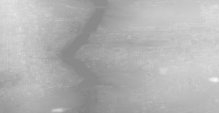
#> input picture data/donetskTopography.tif, 219 x 113 px, found by its file name
$ python tif_to_raw.py
#> lines starting #> are read from the running program, lines starting #| are printed output that depends on the picture
import math
import numpy as np
from PIL import Image

SRC = "/Users/andrewfalcon/Desktop/dnHacks/data/donetskTopography.tif"
DST = "/Users/andrewfalcon/Desktop/dnHacks/data/donetskTopography.raw"
RES = 257  # Unity heightmap resolution (2^n + 1)

img = Image.open(SRC)
#> img is the input picture: PIL image 219x113 F; min 129.5, max 248, mean 179.5
arr = np.array(img, dtype=np.float32)
print(f"source: {arr.shape[1]}x{arr.shape[0]} px, dtype float32")
#| source: 219x113 px, dtype float32

# Guard against nodata sentinels (e.g. -9999 / -3.4e38) before normalizing
valid = arr > -1000
#> valid: shape (113, 219) bool; every value is 1
if not valid.all():
    n_bad = int((~valid).sum())
    fill = arr[valid].min()
    print(f"masked {n_bad} nodata px, filled with min elevation {fill:.1f}")
    arr[~valid] = fill

lo, hi = float(arr.min()), float(arr.max())
#> lo = 129.5; hi = 248
print(f"elevation range: {lo:.1f} to {hi:.1f} m (relief {hi - lo:.1f} m)")
#| elevation range: 129.5 to 248.0 m (relief 118.6 m)

# Resample to square 2^n+1 for Unity
sq = np.array(Image.fromarray(arr).resize((RES, RES), Image.BICUBIC), dtype=np.float32)
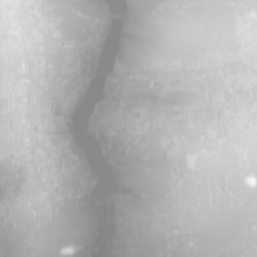
#> sq: shape (257, 257) float32; min 129.1, max 248, mean 179.5
sq = np.clip(sq, lo, hi)

# Normalize to full 16-bit range and flip so north stays north in Unity
u16 = np.round((sq - lo) / (hi - lo) * 65535.0).astype("<u2")
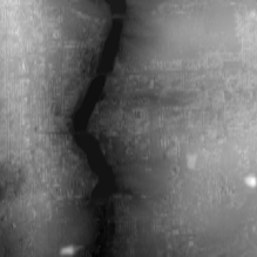
#> u16: shape (257, 257) uint16; min 0, max 65510, mean 27659.2; drawn with min black and max white
u16 = np.flipud(u16)
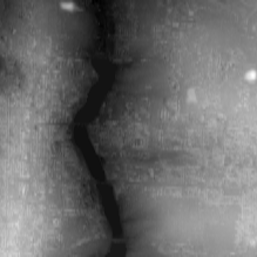
#> u16: shape (257, 257) uint16; min 0, max 65510, mean 27659.2; drawn with min black and max white
u16.tofile(DST)
print(f"wrote {DST}: {RES}x{RES}, 16-bit little-endian ({u16.nbytes} bytes)")
#| wrote /Users/andrewfalcon/Desktop/dnHacks/data/donetskTopography.raw: 257x257, 16-bit little-endian (132098 bytes)

# Real-world extent from GeoTIFF tags: 1 arc-second pixels at ~48 N
deg = 0.0002777777777777778
lat = 48.018
m_per_deg_lat = 111320.0
m_per_deg_lon = 111320.0 * math.cos(math.radians(lat))
w_m = 219 * deg * m_per_deg_lon
h_m = 113 * deg * m_per_deg_lat
print(f"real-world extent: {w_m:.0f} m (E-W) x {h_m:.0f} m (N-S)")
